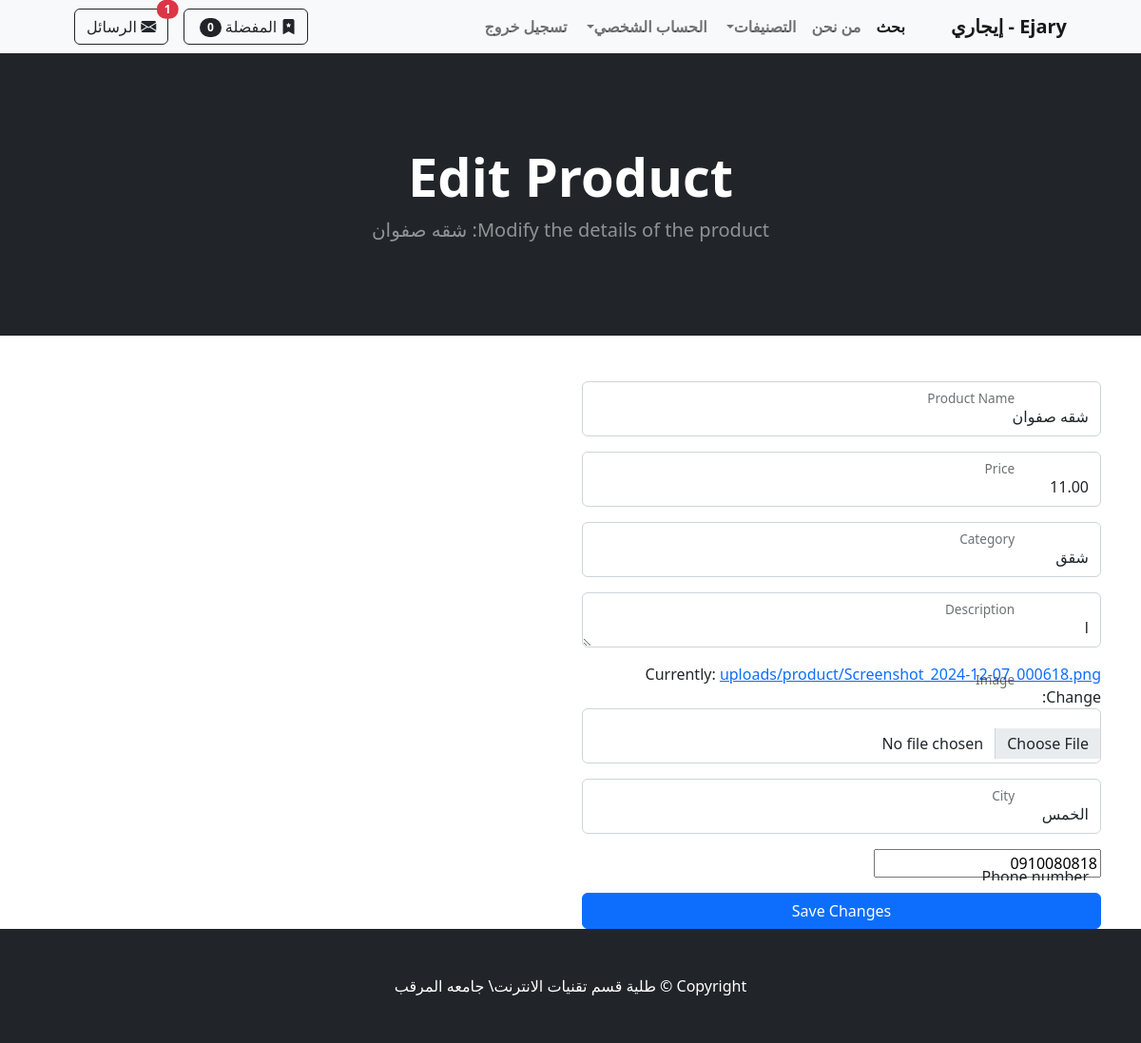
The page /product/18/edit/ (signed in) on the database its author committed.
### store/models.py (models this page shows, shortened)
class Product(models.Model):
    name = models.CharField(max_length=100)
    price = models.DecimalField(default=0, decimal_places=2, max_digits=6)
    category = models.ForeignKey(Category, on_delete=models.CASCADE, default=1)
    description = models.CharField(max_length=250, default='', blank=True, null=True)
    image = models.ImageField(upload_to='uploads/product/')
    is_sale = models.BooleanField(default=False)
    sale_price = models.DecimalField(default=0, decimal_places=2, max_digits=6)
    user = models.ForeignKey(User, on_delete=models.CASCADE)  # المستخدم الذي أضاف الإعلان
    city = models.ForeignKey(City, on_delete=models.CASCADE, null=True, blank=True)  # المدينة
    phone_number = models.CharField(
        max_length=10,
        validators=[
            RegexValidator(
                regex=r'^(092|091|094|093)\d{7}$',
                message="Phone number must start with 092, 091, 094, or 093 and be 10 digits long."
            )
        ],
        help_text="Enter a valid phone number starting with 092, 091, 094, or 093."
    )

### store/views.py (the view)
# urls.py: path('product/<int:product_id>/edit/', edit_product, name='edit_product'),  # تعديل الإعلان
@login_required
def edit_product(request, product_id):
    product = get_object_or_404(Product, id=product_id)
    if product.user != request.user:
        return HttpResponseForbidden("لا يمكنك تعديل هذا الإعلان.")
    if request.method == 'POST':
        form = ProductForm(request.POST, request.FILES, instance=product)
        if form.is_valid():
            form.save()
            return redirect('home')
    else:
        form = ProductForm(instance=product)
    return render(request, 'edit_product.html', {'form': form})

### store/forms.py
class ProductForm(forms.ModelForm):
    name = forms.CharField(
        label="Product Name",
        widget=forms.TextInput(attrs={'class': 'form-control', 'placeholder': 'Enter product name'})
    )
    price = forms.DecimalField(
        label="Price",
        widget=forms.NumberInput(attrs={'class': 'form-control', 'placeholder': 'Enter product price'})
    )
    category = forms.ModelChoiceField(
        queryset=Category.objects.all(),
        label="Category",
        widget=forms.Select(attrs={'class': 'form-control'})
    )
    description = forms.CharField(
        label="Description",
        widget=forms.Textarea(attrs={'class': 'form-control', 'placeholder': 'Enter product description', 'rows': 4})
    )
    image = forms.ImageField(
        label="Image",
        widget=forms.ClearableFileInput(attrs={'class': 'form-control'})
    )
    city = forms.ModelChoiceField(
        queryset=City.objects.all(),  # جلب المدن المتاحة
        label="City",
        widget=forms.Select(attrs={'class': 'form-control'})
    )
    class Meta:
        model = Product
        fields = ['name', 'price', 'category', 'description', 'image', 'city','phone_number']

### cart/cart.py (called while the page is built)
	def __len__(self):
		return len(self.cart)

### cart/context_processors.py (called while the page is built)
def cart(request):
	return {'cart': Cart(request)}

### store/models.py (called while the page is built)
    def __str__(self):
        return self.name

	def __str__(self):
		return self.name

### store/views.py (called while the page is built)
def categories_processor(request):
    return {
        'categories': Category.objects.all()
    }

def base_context(request):
    if request.user.is_authenticated:
        unread_count = ChatMessage.objects.filter(receiver=request.user, is_read=False).count()
    else:
        unread_count = 0
    return {'unread_count': unread_count}

### store/templates/edit_product.html (shortened to what this page needs)
{% extends 'base.html' %}
{% block content %}
<header class="bg-dark py-5">
    <div class="container px-4 px-lg-5 my-5">
        <div class="text-center text-white">
            <h1 class="display-4 fw-bolder">Edit Product</h1>
            <p class="lead fw-normal text-white-50 mb-0">Modify the details of the product: {{ form.instance.name }}</p>
        </div>
    </div>
</header>
<div class="container">
    <div class="row">
        <div class="col-md-6 offset-md-3">
            <form method="post" enctype="multipart/form-data" class="mt-5">
                {% for field in form %}
                    <div class="form-floating mb-3">
                        {{ field }}
                        <label for="{{ field.id_for_label }}">{{ field.label }}</label>
                    </div>
                {% endfor %}
                <button type="submit" class="btn btn-primary w-100">Save Changes</button>
            </form>
        </div>
    </div>
</div>
{% endblock %}

### rows shown on the page
Product: instance.name "شقه صفوان", form "شقه صفوان" "11.00" "شقق" "l" "الخمس" "0910080818"

### other values the page prints
{{ cart|length }} "0"
{{ unread_count }} "1"
{{ field.label }} "Image"
